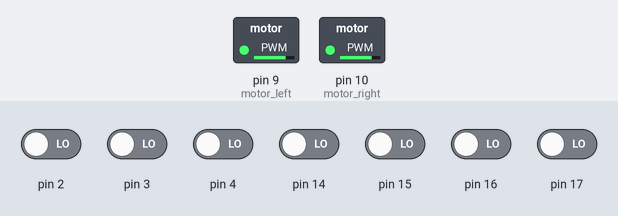
The sketch below on a simulated Arduino Uno, built with avr-gcc and run on an emulated ATmega328P. On the bench: switched loads named in the sketch (green lamp = pin HIGH). Inputs (shaded band) come from the test bench; at power-on: pin 2–4, pin 14–17 LOW.

Above: at 1.2 s.
1.3 s: pin 4 driven HIGH
At 2.5 s:
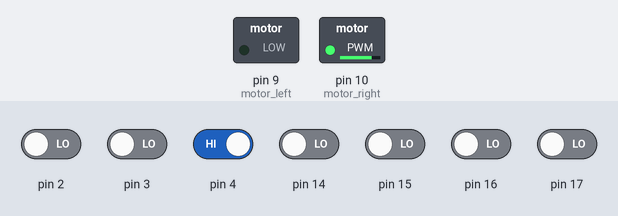
2.8 s: pin 4 driven LOW and pin 14 driven HIGH
At 3.7 s:
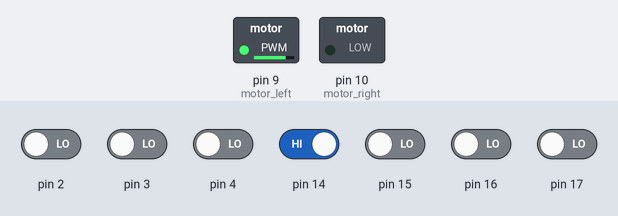
Timing chart, 0 to 5.8 s (numbered marks = the images above; inputs shaded):
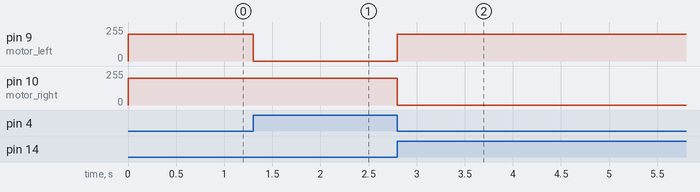

The sketch:

LFR.ino
```cpp
//All rights reserved:
// Vijay Raghav Varda
// Bhargav Srinivasan
// Suhas Yelluru
// Vachan Shetty

//Sesors- digital pin 2-8
//Motors-9-10

long sensor;
int motor_right=10;  //Right motor pin(pwm)
int motor_left=9;    //left motor pin(pwm)
int left_back=6;
int right_back=5;
int right_speed;
int left_speed;
int pos;
int integral;
int derivative;
long proportional;
int last_proportional;
int error_value;
int max_speed=200;
float Kp=25 ; // ~30 main control, keep above 30
float Kd=4; // ~50 of osscillations are too much keep above 50
float Ki=0;  //~0.001  decrease to get more slowtime,calculates error overtime and gives power jerks to th motor aith wincrease with increse in ki

void readsensor()
{
 int single[4];
          sensor =7;
          for(int i=0;i<4;i++)
          {
              single[i] = digitalRead(i+14);
              sensor = ((sensor*10)+single[i]);

          }
          for(int i=0;i<3;i++)
          {
              single[i] = digitalRead(i+2);
              sensor = ((sensor*10)+single[i]);
          }

}
void condition()
    {
      switch (sensor)
       {

        case 71000000: // Hard Right
              pos=-10;
              break;


        case 71100000: // Hard Right
              pos=-9;
              break;


        case 71111110: // Hard Right
              pos=-8;
              break;

        case 71111100: // Hard Right
              pos=-7;
              break;

          case 71111000: // Hard Right
              pos=-6;
              break;

          case 71111101: // Hard Right
              pos=-5;
              break;

          case 71111001: // Hard Right
              pos=-4;
              break;

          case 71110001: // Hard Right
              pos=-3;
              break;

          case 71111011: // Hard Right
              pos=-2;
              break;

          case 71110011: // Hard Right
              pos=-1;
              break;

          case 71100011: // Hard Right
              pos=0;
              break;

          case 71110111: // Hard Right
              pos=0;
              break;

          case 711000111: // Hard Right
              pos=0;
              break;

          case 71100111: // Hard Right
              pos=1;
              break;

          case 71101111: // Hard Right
              pos=2;
              break;

          case 71000111: // Hard Right
              pos=3;
              break;

          case 71001111: // Hard Right
              pos=4;
              break;

          case 71011111: // Hard Right
              pos=5;
              break;

         case 70001111: // Hard Right
              pos=6;
              break;

         case 70011111: // Hard Right
              pos=7;
              break;

         case 70111111: // Hard Right
              pos=8;
              break;

         case 70000011: // Hard Right
              pos=9;
              break;

        case 70000001: // Hard Right
              pos=10;
              break;

               }
    }
void pid_calc()
    {
          proportional = pos;
          integral = integral + proportional;
          derivative = proportional - last_proportional;
          last_proportional = proportional;
          error_value = int(proportional * Kp + integral * Ki + derivative * Kd);
      }
void calc_turn()
     {
          if (error_value< -max_speed)
            {
              error_value = -max_speed;
            }
          if (error_value> max_speed)            //Restricting the error value between +256 and -256.
            {
              error_value = max_speed;
            }


          if (error_value< 0)     // If error_value is NEGATIVE calculate right turn speed values
            {
              right_speed = max_speed + error_value;
              left_speed = max_speed;
            }

          else    // If error_value is POSITIVE calculate left turn speed  values
            {
              right_speed = max_speed;
              left_speed = max_speed - error_value;
            }
     }
void motor_drive(int right_speed, int left_speed)
      { // Drive motors according to the calculated values for a turn
          analogWrite(motor_right, right_speed);
          analogWrite(motor_left, left_speed);
      }

void hard_right( )
{
      do{ digitalWrite(motor_left,left_speed);
       digitalWrite(left_back,0);
       digitalWrite(motor_right,0);
       digitalWrite(right_back,right_speed);}while(sensor==71110111);


}
void hard_left()
{
       do{digitalWrite(motor_left,0);
       digitalWrite(left_back,left_speed);
       digitalWrite(motor_right,right_speed);
       digitalWrite(right_back,0);}while(sensor==71110111);

}


void setup() {

 Serial.begin(9600);
}
void loop()
{
     readsensor();
     //if(sensor==70000001 || sensor==70000011 ||sensor==70000111 ||sensor==70001111||sensor==70000111)
     //hard_left();
     //else if(sensor==71100000 ||sensor==71000000 || sensor==71110000||sensor==71111000||sensor==71110000)
     //hard_right();
     //else
     //{
     digitalWrite(left_back,0);
     digitalWrite(right_back,0);
     condition();
     pid_calc();
     calc_turn();
     motor_drive(right_speed,left_speed);

     //}
     }
```

Measured:
- after the input at 1.3 s, pin 9 (motor_left): 200/255 → 0/255 at once
- after the input at 2.8 s, pin 9 (motor_left): 0/255 → 200/255 at once; pin 10 (motor_right): 200/255 → 0/255 at once
